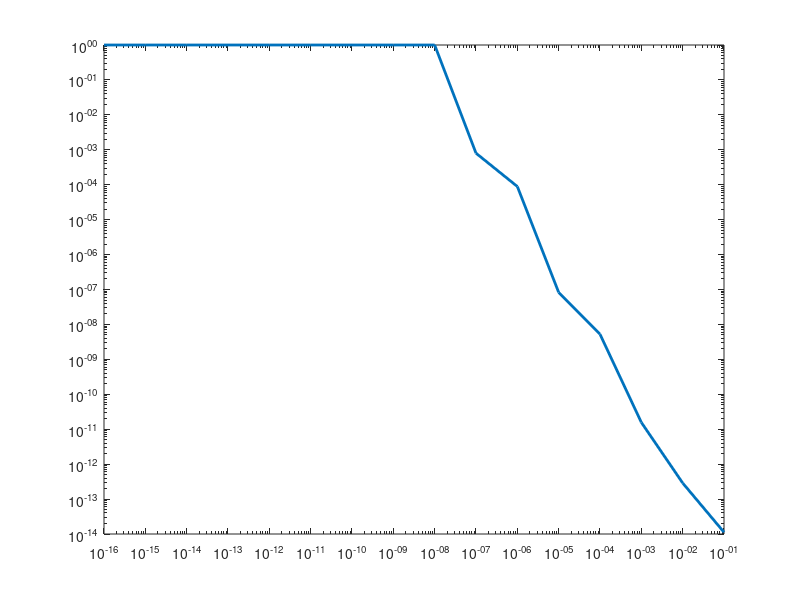
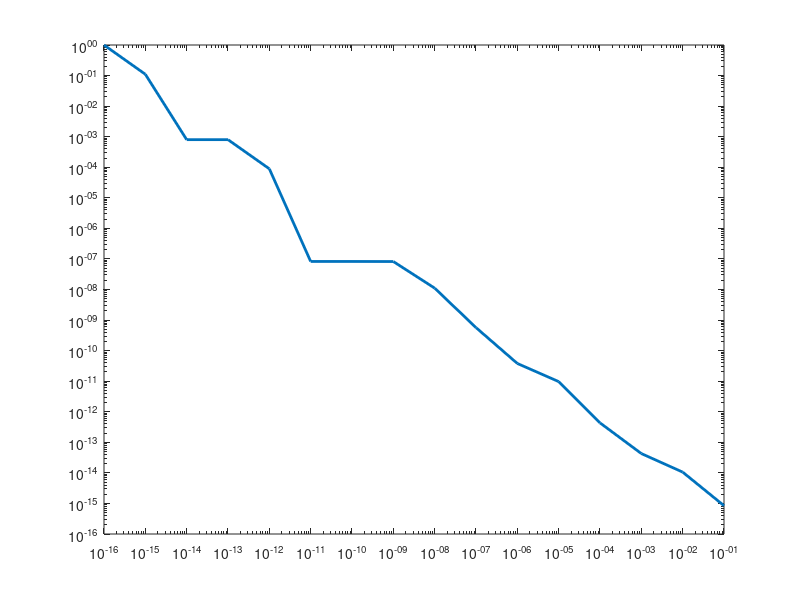
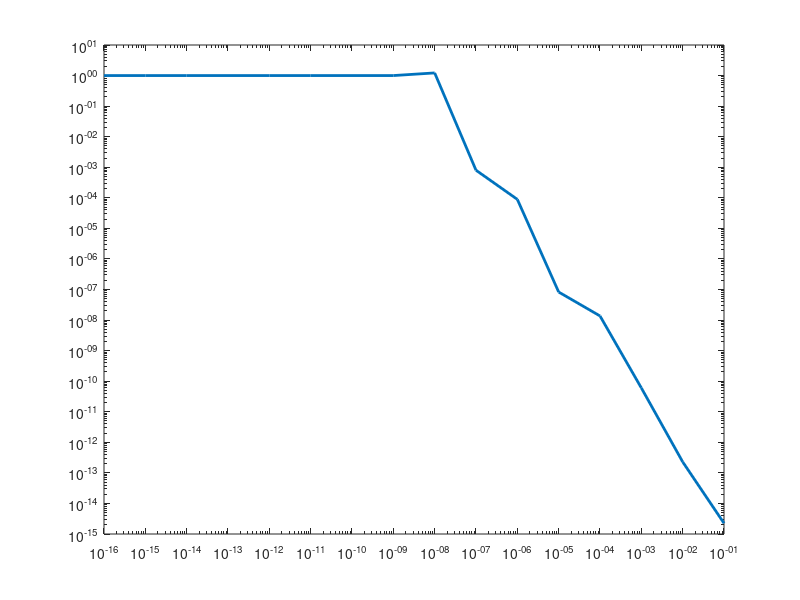
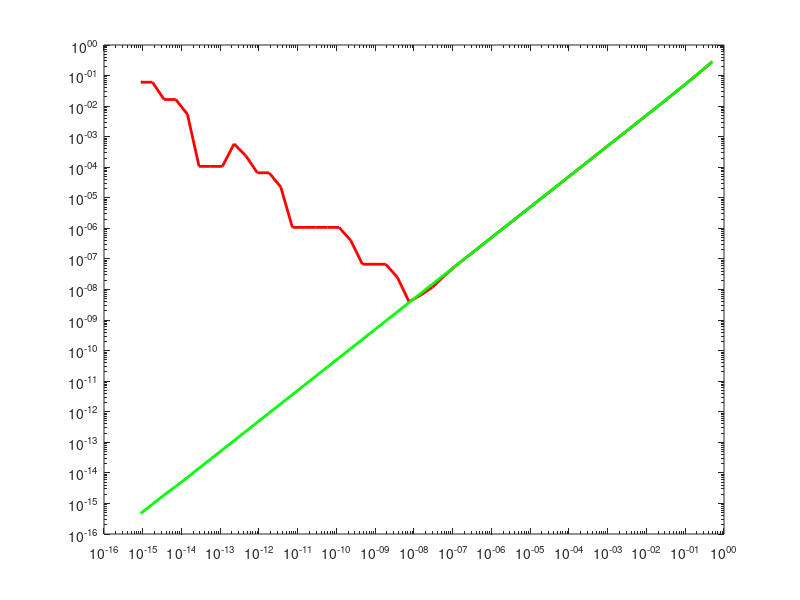

Reproduce these figures in MATLAB, in order.
%exercise session 1: numerical cancellation
clear all
close all
clc
format short e
disp('***********************************************')
disp('*****************exercise_1_1*****************')
disp('***********************************************')
a = 1.483593;
b = 1.484111;
s = a-b
a_ = 1.4836;
b_ = 1.4841;
s_ = a_-b_
er = abs(s-s_)/abs(s)	%error
disp('**********************************************END OF THE EXERCISE**********************************************')
pause
%%%%%%%%%%%%%%%%%%%%%%%%%%%%%%%%%%%%%%%%%%%%%%%%%%%%%%%%%%%%%%%%%%%%%%%%%%%%%%%%%%%%%%%%%%%%%%%%%%%%%%%%%%%%%%%%%%
%%%%%%%%%%%%%%%%%%%%%%%%%%%%%%%%%%%%%%%%%%%%%%%%%%%%%%%%%%%%%%%%%%%%%%%%%%%%%%%%%%%%%%%%%%%%%%%%%%%%%%%%%%%%%%%%%%
clear all
clc
format long e
disp('***********************************************')
disp('*****************exercise_1_2*****************')
disp('***********************************************')

n = 1:16;
x = 10.^(-n);
f1 = (1-cos(x))./x.^2;
f1_ex = 1/2*(sin(x/2)./(x/2)).^2;
er1 = abs(f1-f1_ex)./abs(f1_ex);
[x' f1' er1']
figure
loglog(x,er1,'linewidth',2)		% plot using logarithmic scale for both  axes

pause
clear all
close all
clc
format long e

n = 1:16;
x = 10.^(-n);
f2 = (exp(x)-1)./x;
f2_ex = 0;
for i = 1:16
    f2_ex = f2_ex+x.^(i-1)/factorial(i);		%f2 using Taylor polynomial -> exp(x)=1+x+x^2/(2!)+..+x^i/(i!)+...+x^16/(16!)  
end    
er2 = abs(f2-f2_ex)./abs(f2_ex);
[x' f2' er2']
figure
loglog(x,er2,'linewidth',2)		% plot using logarithmic scale for both  axes

pause
clear all
close all
clc
format long e

n = 1:16;
x = 10.^(-n);
f3 = (1-sqrt(1-x.^2));
f3_ex = x.^2./(1+sqrt(1-x.^2));
er3 = abs(f3-f3_ex)./abs(f3_ex);
[x' f3' er3']	
figure
loglog(x,er3,'linewidth',2)		% plot using logarithmic scale for both  axes

pause
clear all
close all
clc
format long e

n = 1:16;
x = 10.^(-n);
f4 = ((x+1).^2-1)./x;
f4_ex = x+2;
er4 = abs(f4-f4_ex)./abs(f4_ex);
[x' f4' er4']
figure
loglog(x,er4,'linewidth',2)

disp('**********************************************END OF THE EXERCISE**********************************************')
pause
%%%%%%%%%%%%%%%%%%%%%%%%%%%%%%%%%%%%%%%%%%%%%%%%%%%%%%%%%%%%%%%%%%%%%%%%%%%%%%%%%%%%%%%%%%%%%%%%%%%%%%%%%%%%%%%%%%
%%%%%%%%%%%%%%%%%%%%%%%%%%%%%%%%%%%%%%%%%%%%%%%%%%%%%%%%%%%%%%%%%%%%%%%%%%%%%%%%%%%%%%%%%%%%%%%%%%%%%%%%%%%%%%%%%%
clear all
close all
clc
disp('***********************************************')
disp('*****************exercise_1_3*****************')
disp('***********************************************')

m = 40;
x = zeros(m,1);
x(1) = 2;
for n = 2:m
    x(n) = 2^(n-1/2)*sqrt(1-sqrt(1-4^(1-n)*x(n-1)^2));
end
relative_error = abs(pi-x)/abs(pi);
semilogy(1:m,relative_error,'linewidth',2)		% plot using logarithmic scale for y-axis
pause
% alternative formulation
m = 40;
x = zeros(m,1);
x(1) = 2;
for n = 2:m
    x(n) = x(n-1)*sqrt(2/(1+sqrt(1-4^(1-n)*x(n-1)^2)));
end
relative_error = abs(pi-x)/abs(pi);
semilogy(1:m,relative_error,'linewidth',2)		% plot using logarithmic scale for y-axis
disp('**********************************************END OF THE EXERCISE**********************************************')
pause
%%%%%%%%%%%%%%%%%%%%%%%%%%%%%%%%%%%%%%%%%%%%%%%%%%%%%%%%%%%%%%%%%%%%%%%%%%%%%%%%%%%%%%%%%%%%%%%%%%%%%%%%%%%%%%%%%%
%%%%%%%%%%%%%%%%%%%%%%%%%%%%%%%%%%%%%%%%%%%%%%%%%%%%%%%%%%%%%%%%%%%%%%%%%%%%%%%%%%%%%%%%%%%%%%%%%%%%%%%%%%%%%%%%%%
clear all
close all
clc
disp('***********************************************')
disp('*****************exercise_1_4*****************')
disp('***********************************************')

x = pi/4;
k = 1:50;
h = 2.^(-k);
r = (sin(x+h)-sin(x))./h;
err = abs(cos(x)-r)/abs(cos(x));	%error: exact value of f'->cos(x)
loglog(h,err,'r','linewidth',2)		% plot using logarithmic scale for both  axes
pause
hold on
r2 = 2*sin(h/2).*cos(x+h/2)./h;   % prosthaphaeresis formulas-> alternative form for f'
err2 = abs(cos(x)-r2)/abs(cos(x));
loglog(h,err2,'g','linewidth',2)		% plot using logarithmic scale for both  axes
